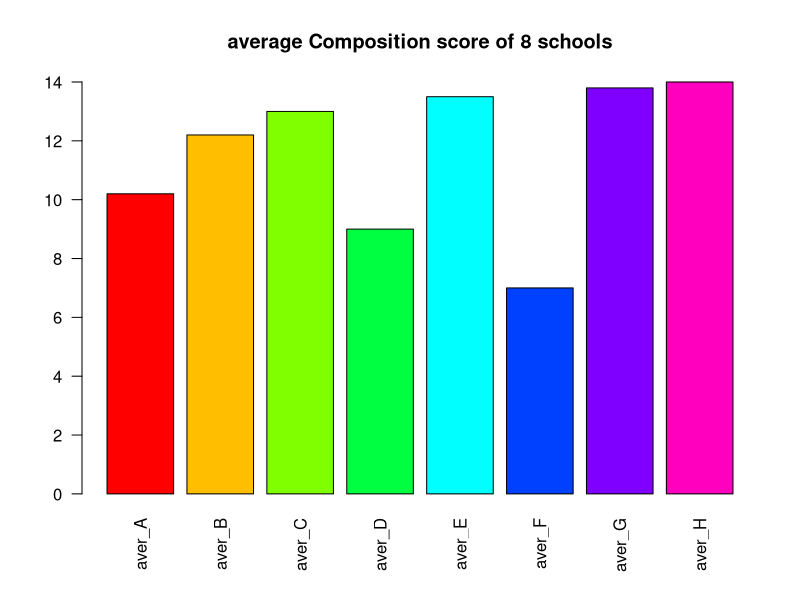
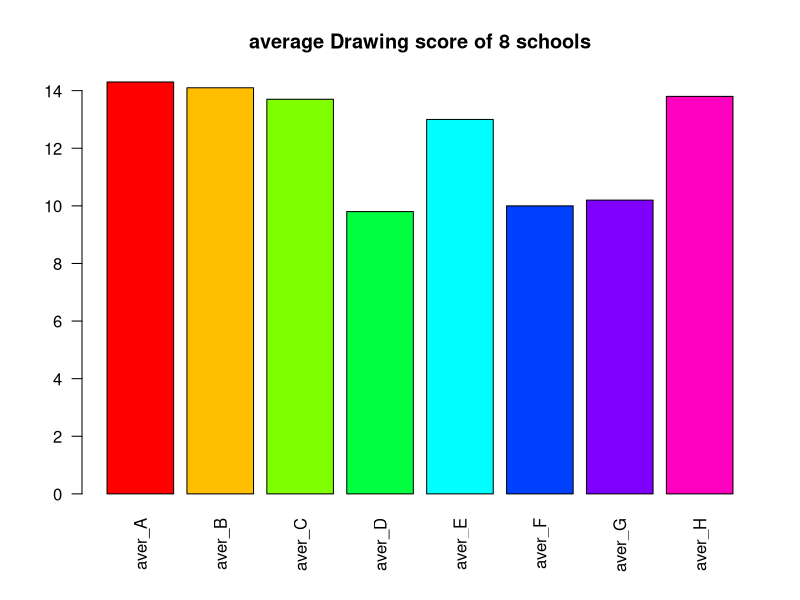
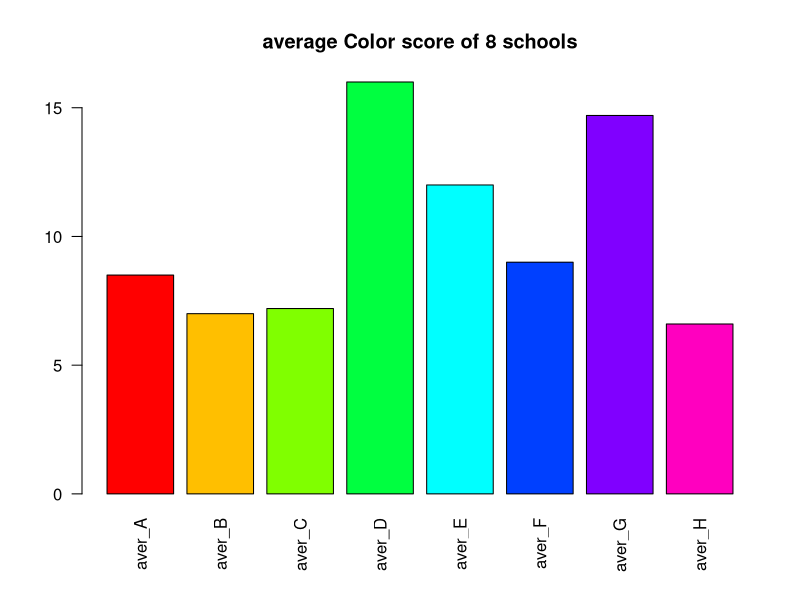
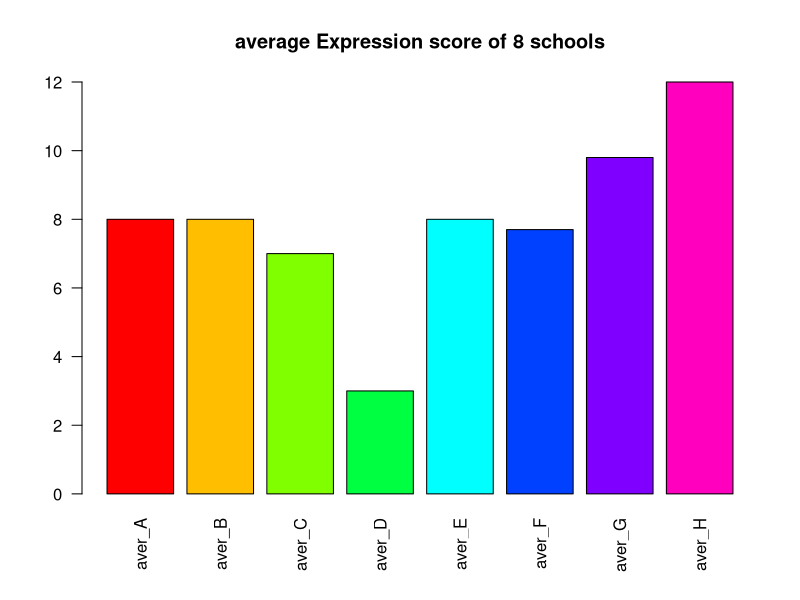

R code for these plots, in order:
scores = c(10.2, 12.2, 13, 9, 13.5, 7, 13.8, 14)
schools = c("aver_A", "aver_B", "aver_C", "aver_D", "aver_E", "aver_F", "aver_G", "aver_H")
barplot(scores, names.arg = schools, col = rainbow(8), las = 2, main = "average Composition score of 8 schools")

scores = c(14.3, 14.1, 13.7, 9.8, 13, 10, 10.2, 13.8)
schools = c("aver_A", "aver_B", "aver_C", "aver_D", "aver_E", "aver_F", "aver_G", "aver_H")
barplot(scores, names.arg = schools, col = rainbow(8), las = 2, main = "average Drawing score of 8 schools")

scores = c(8.5, 7, 7.2, 16, 12, 9, 14.7, 6.6)
schools = c("aver_A", "aver_B", "aver_C", "aver_D", "aver_E", "aver_F", "aver_G", "aver_H")
barplot(scores, names.arg = schools, col = rainbow(8), las = 2, main = "average Color score of 8 schools")

scores = c(8, 8, 7, 3, 8, 7.7, 9.8, 12)
schools = c("aver_A", "aver_B", "aver_C", "aver_D", "aver_E", "aver_F", "aver_G", "aver_H")
barplot(scores, names.arg = schools, col = rainbow(8), las = 2, main = "average Expression score of 8 schools")
